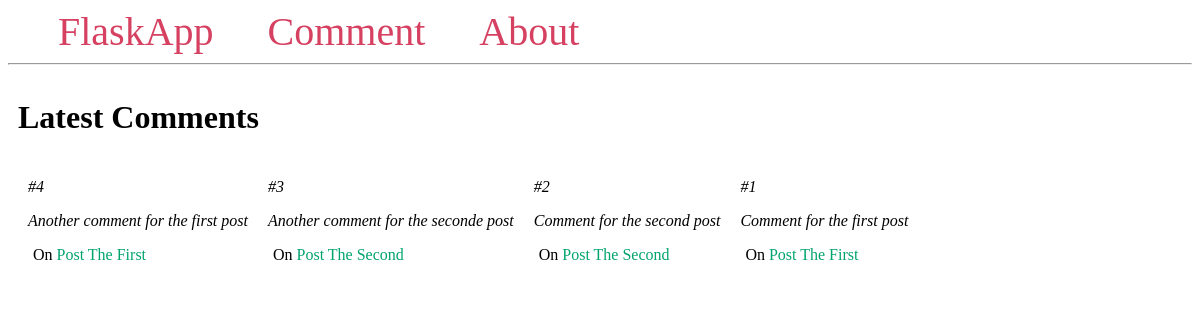
The app's page /comments/, older data.
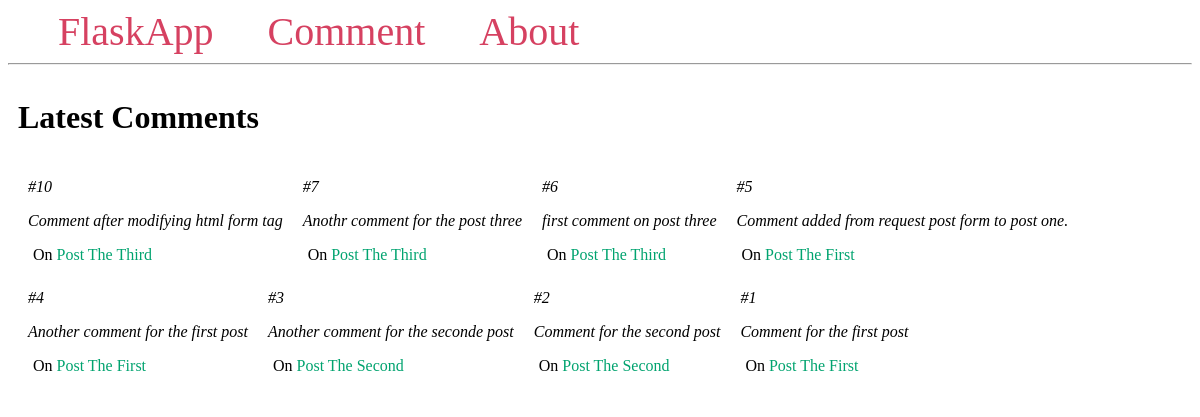
The same page, newer data.
### app.py (models this page shows, shortened)
class Comment(db.Model):
    id = db.Column(db.Integer, primary_key=True)
    content = db.Column(db.Text)
    post_id = db.Column(db.Integer, db.ForeignKey('post.id'))

class Post(db.Model):
    id = db.Column(db.Integer, primary_key=True)
    title = db.Column(db.String(100))
    content = db.Column(db.Text)
    comments = db.relationship('Comment', backref='post') # create one-to-many reln bn post and comment models

### app.py (the view)
@app.route('/comments/')
def comments():
     comments = db.session.execute(db.select(Comment).order_by(Comment.id.desc())).scalars()
     return render_template('comments.html', comments=comments)

### templates/comments.html
{% extends 'base.html' %}
{% block content %}
  <span class="title"><h1>{% block title %}Latest Comments{% endblock  %}</h1></span>
  <div class="content">
    {% for comment in comments %}
      <div class="comment">
        <i>
          #{{ comment.id }}
          <p>{{ comment.content }}</p>
        </i>
        <p class="title">
          On <a href="{{ url_for('post', post_id=comment.post_id)}}">
            {{ comment.post.title }}
          </a>
        </p>
      </div>
    {% endfor %}
  </div>
{% endblock  %}

### templates/base.html (shortened to what this page needs)
<!DOCTYPE html>
<html lang="en">
<head>
</head>
<body>
    <nav>
        <a href="{{ url_for('index')}}">FlaskApp</a>
        <a href="{{ url_for('comments')}}">Comment</a>
        <a href="#">About</a>
    </nav>
    <hr>
    <div class="content">
        {% block content %}{% endblock  %}
    </div>
</body>
</html>

### templates/base.html (style rules this page uses)
.title { margin: 5px; }
.content { margin: 5px; width: 100%; display: flex; flex-direction: row; flex-wrap: wrap; }
.comment { padding: 10px; maring: 10px; background-color: #fff; }
.title a { color: #00a36f; text-decoration: none; }
nav a { color: #d64161; font-size: 2.5em; margin-left: 50px; text-decoration: none; }

Row changes from the older to the newer data that the page shows:
added Comment: id "10", content "Comment after modifying html form tag", post "Post The Third"
added Comment: id "7", content "Anothr comment for the post three", post "Post The Third"
added Comment: id "6", content "first comment on post three", post "Post The Third"
added Comment: id "5", content "Comment added from request post form to post one.", post "Post The First"
